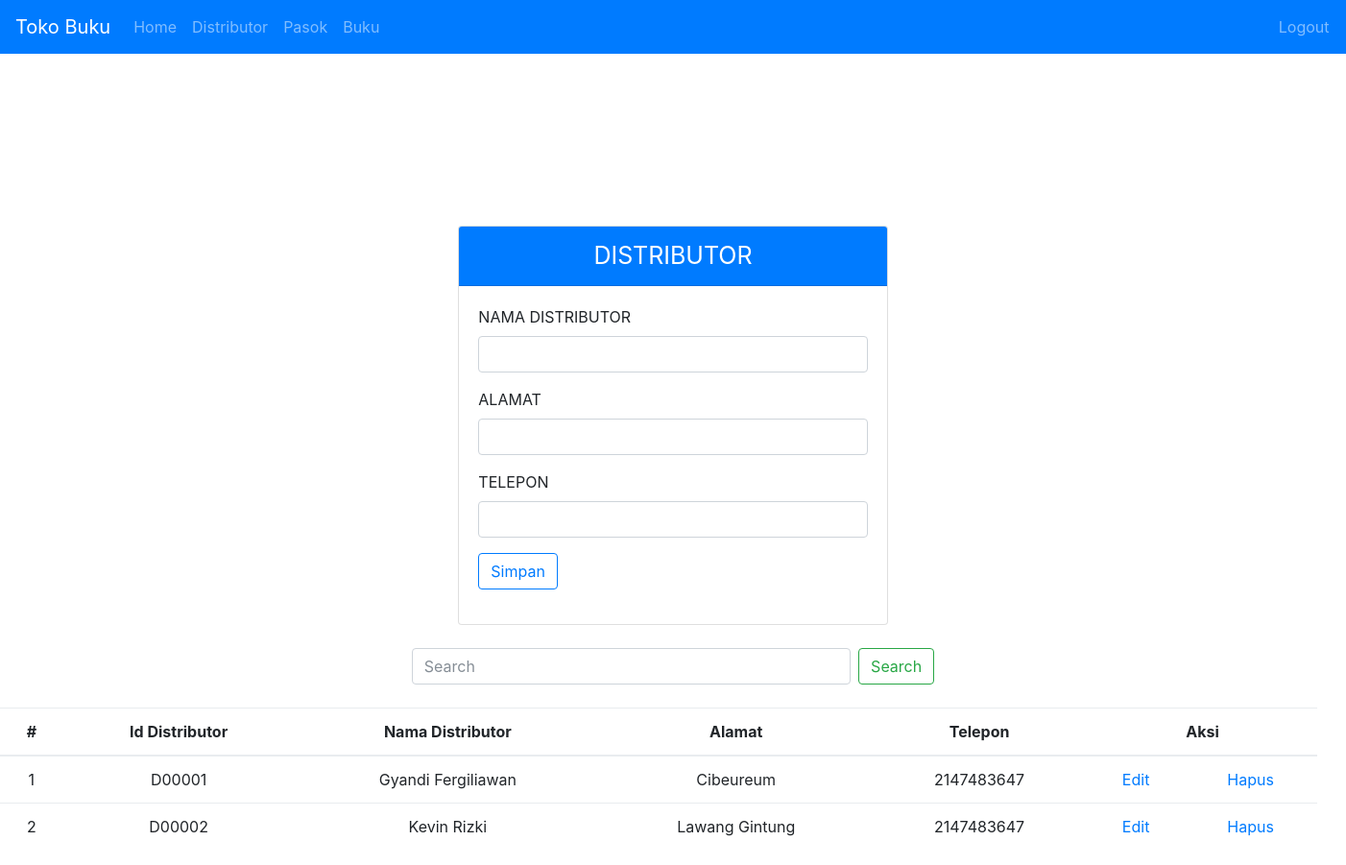
Screenshot of /admin/menu.php?menu=distributor (signed in) with the database file from the repository.
### tables this page shows
CREATE TABLE IF NOT EXISTS `distributor` (
  `id_distributor` varchar(20) NOT NULL,
  `nama_distributor` varchar(100) NOT NULL,
  `alamat` varchar(225) NOT NULL,
  `telepon` int(11) NOT NULL
);

### lib/library.php (called while the page is built, shortened)
<?php
	class lib{
		function __construct() {
			$this->koneksi = mysqli_connect('localhost', 'root', '','db_toko_buku');
		}
		function tampil($table, $id) {
			$sql = "SELECT * FROM $table ORDER BY $id ASC";
			$tampil = mysqli_query($this->koneksi,$sql);
			while ($data = mysqli_fetch_array($tampil))
				$isi[] = $data;
			return $isi;
		}
	}
 ?>

### admin/distributor.php (the view, shortened to what this page needs)
<?php
	$table = 'distributor';
	$wheree = "id_distributor LIKE '%$_POST[text_cari]%' OR nama_distributor LIKE '%$_POST[text_cari]%' OR alamat LIKE '%$_POST[text_cari]%' OR telepon LIKE '%$_POST[text_cari]%'";
	$id = "id_distributor";
 ?>
<!DOCTYPE html>
<html lang="en">
<head>
	<link rel="stylesheet" href="css/bootstrap.min.css">
</head>
<body>
	<form method="post">
		<div class="row justify-content-md-center text-uppercase">
		<div class="col-md-4 align-items-center">
			<div class="card" style="margin-top: 40%;">
				<div class="card-header badge-primary">
					<i></i><center style="font-size: 25px">DISTRIBUTOR</center>
				</div>
				<div class="card-body">
					<div class="form-group">
						<label>Nama Distributor</label>
						<input type="text" class="form-control" name="nama_distributor" value="<?php echo $edit['nama_distributor'] ?>" required>
					</div>
					<div class="form-group">
						<label>Alamat</label>
						<input type="text" class="form-control" name="alamat" value="<?php echo $edit['alamat'] ?>" required>
					</div>
					<div class="form-group">
						<label>Telepon</label>
						<input type="number" class="form-control" name="telepon" value="<?php echo $edit['telepon'] ?>" required>
					</div>
					<div class="form-group">
						<?php
							if ($_GET['id'] == "") {
						 ?>
						<button class="btn btn-outline-primary" name="simpan">Simpan</button>
						<?php
							} else {
						 ?>
						 <button class="btn btn-outline-primary" name="ubah">Ubah</button>
						 <?php } ?>
					</div>
					</div>
				</div>
			</div>
		</div>
	</form>
	<br />
	<form method="post">
	<div class="form-inline col-md-12 justify-content-center">
		<input class="form-control col-md-4 mr-sm-2" type="search" placeholder="Search" name="text_cari" aria-label="Search">
     	<button class="btn btn-outline-success my-2 my-sm-0" name="cari" type="submit">Search</button>
	</div>
	</form>
	<br />
	<div class="row col-md-12" align="center">
		<table  class="table table-hover">
			<thead>
				<tr>
					<th scope="col" class="text-center">#</th>
					<th scope="col" class="text-center">Id Distributor</th>
					<th scope="col" class="text-center">Nama Distributor</th>
					<th scope="col" class="text-center">Alamat</th>
					<th scope="col" class="text-center">Telepon</th>
					<th scope="col" colspan="2" class="text-center">Aksi</th>
				</tr>
			</thead>
			<tbody>
				<?php
					$no = 0;
					if(isset($_POST['cari'])) {
					$data = $perintah->cari($table, $wheree);
					}else{
					$data = $perintah->tampil($table, $id);
					}
					if ($data == "") {
						echo "<tr><td align='center' colspan='5'>Tidak ada data</td></tr>";
					} else {
						foreach ($data as $isi) {
							$no++
				 ?>
				<tr>
					<td class="text-center"><?php echo $no; ?></td>
					<td class="text-center"><?php echo $isi[0] ?></td>
					<td class="text-center"><?php echo $isi[1] ?></td>
					<td class="text-center"><?php echo $isi[2] ?></td>
					<td class="text-center"><?php echo $isi[3] ?></td>
					<td class="text-center"><a href="?menu=distributor&edit&id=<?php echo $isi['id_distributor'] ?>">Edit</a></td>
					<td class="text-center"><a href="?menu=distributor&hapus&id=<?php echo $isi['id_distributor'] ?>">Hapus</a></td>
				</tr>
				<?php
					}
				}
				 ?>
			</tbody>
		</table>
	</div>
</body>
</html>

### admin/menu.php (shortened to what this page needs)
<?php
	include '../lib/library.php';
	$perintah = new lib();
 ?>
<!DOCTYPE html>
<html lang="en">
<head>
	<link rel="stylesheet" href="../css/bootstrap.min.css">
</head>
<body>
	<nav class="navbar navbar-expand-lg navbar-dark bg-primary">
	 	<a class="navbar-brand" href="menu.php">Toko Buku</a>
	  	<div class="collapse navbar-collapse" id="navbarSupportedContent">
	    	<ul class="navbar-nav mr-auto">
	      		<li class="nav-item">
	        		<a class="nav-link" href="menu.php">Home <span class="sr-only">(current)</span></a>
	      		</li>
	     		<li class="nav-item">
	       			<a class="nav-link" href="?menu=distributor">Distributor</a>
	      		</li>
	      		<li class="nav-item">
	       			<a class="nav-link" href="?menu=pasok">Pasok</a>
	      		</li>
	      		<li class="nav-item">
	       			<a class="nav-link" href="?menu=buku">Buku</a>
	      		</li>
	      		<li class="nav-item" style="margin-left: 270%">
	      			<a class="nav-link" href="?menu=logout">Logout</a>
	      		</li>
	    	</ul>
		</div>
	</nav>
		<div class="konten">
			<?php
				switch ($_GET['menu']) {
					case 'distributor':
						include 'distributor.php';
						break;
				}
			 ?>
		</div>
</body>
</html>

### rows the page displays
distributor: id_distributor "D00001", nama_distributor "Gyandi Fergiliawan", alamat "Cibeureum", telepon "2147483647"
distributor: id_distributor "D00002", nama_distributor "Kevin Rizki", alamat "Lawang Gintung", telepon "2147483647"
